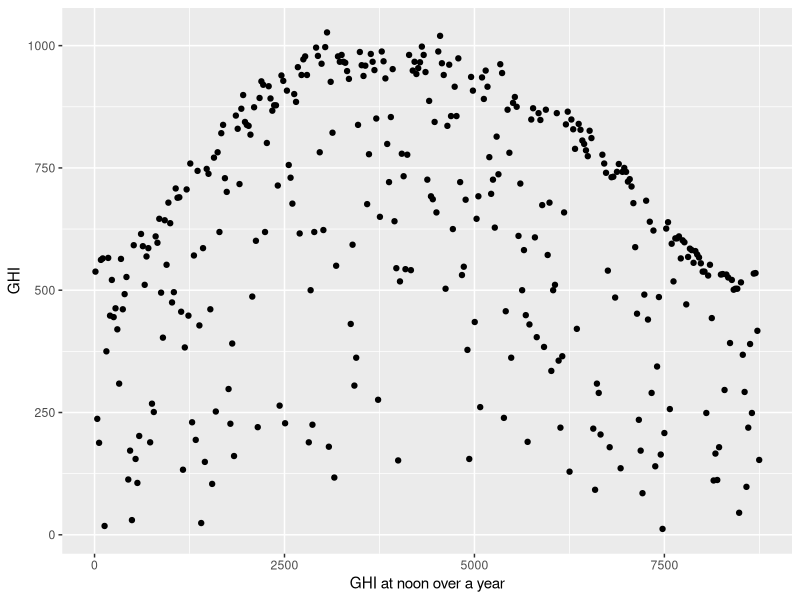
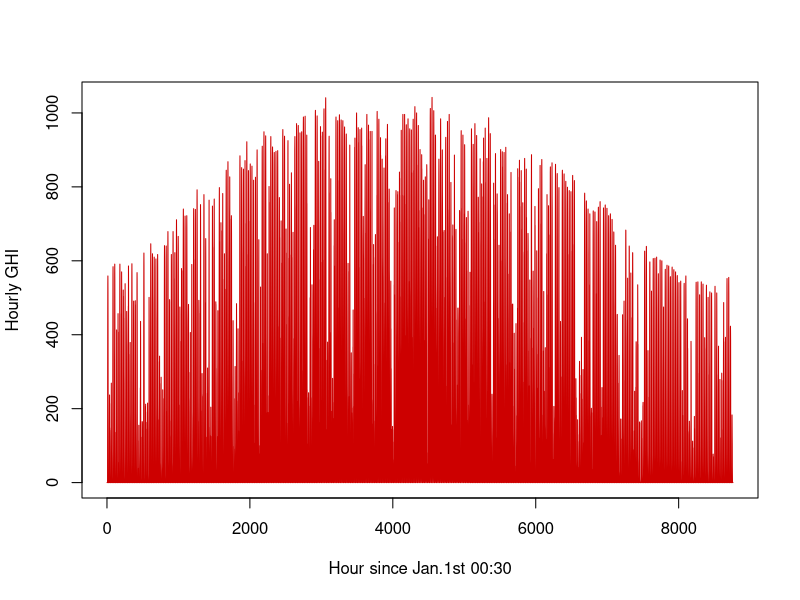
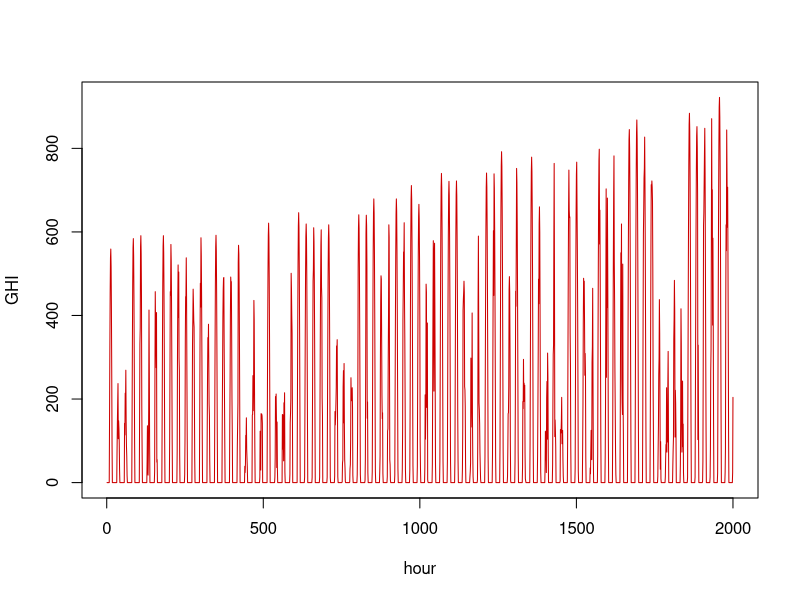
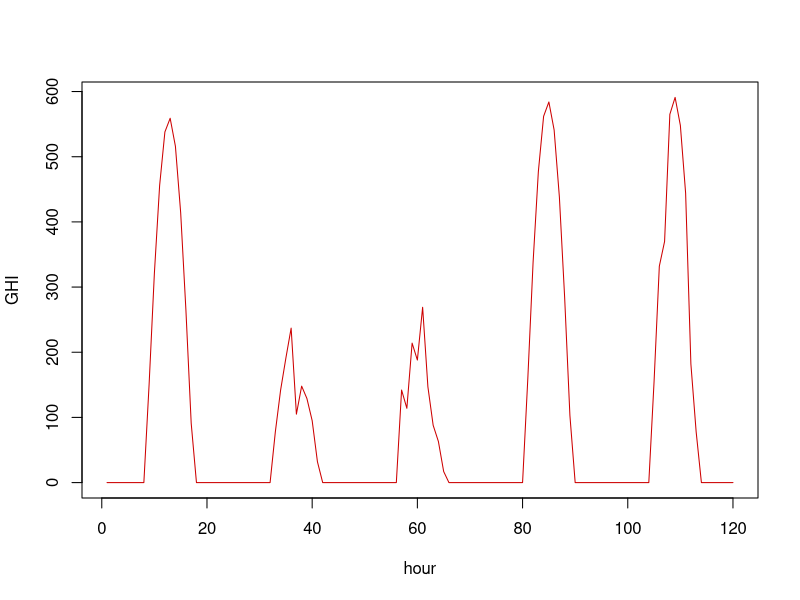
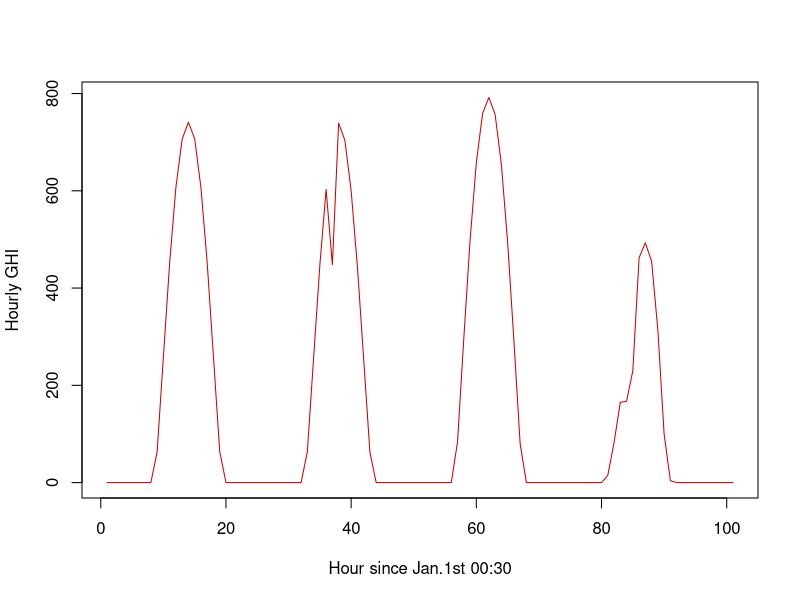
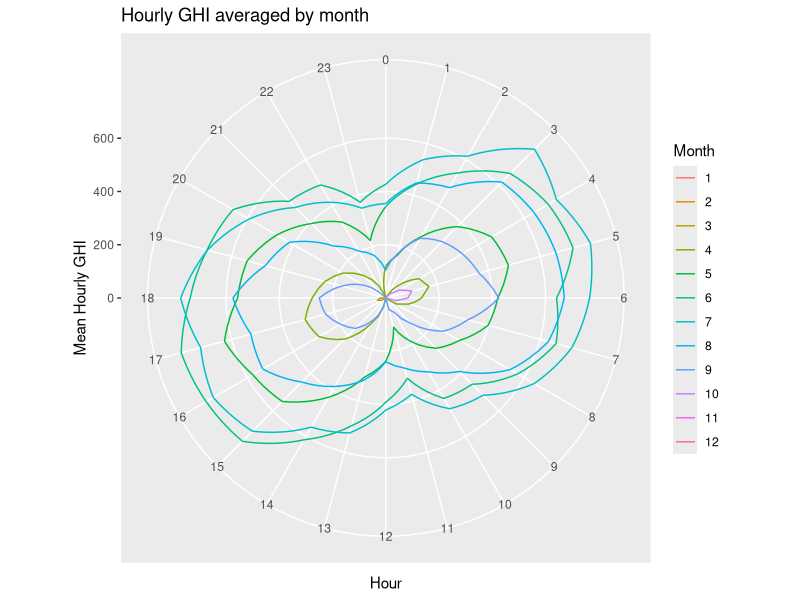
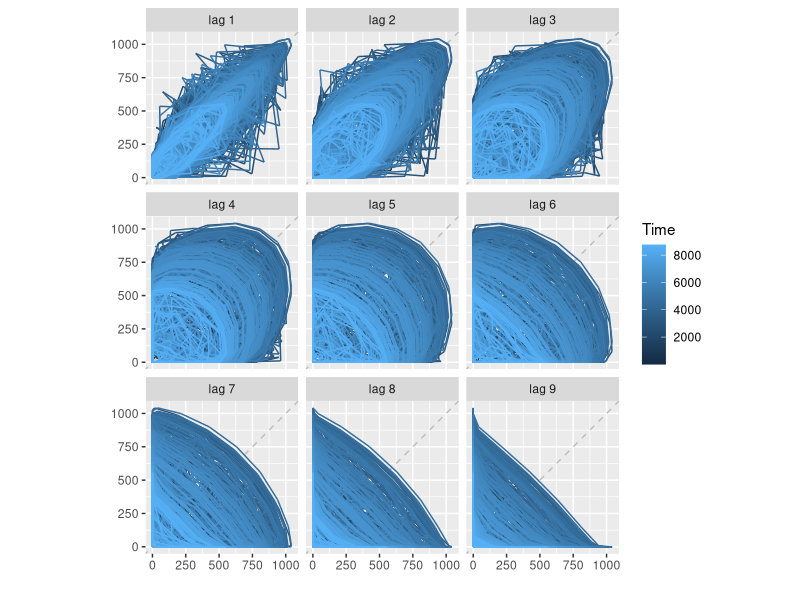
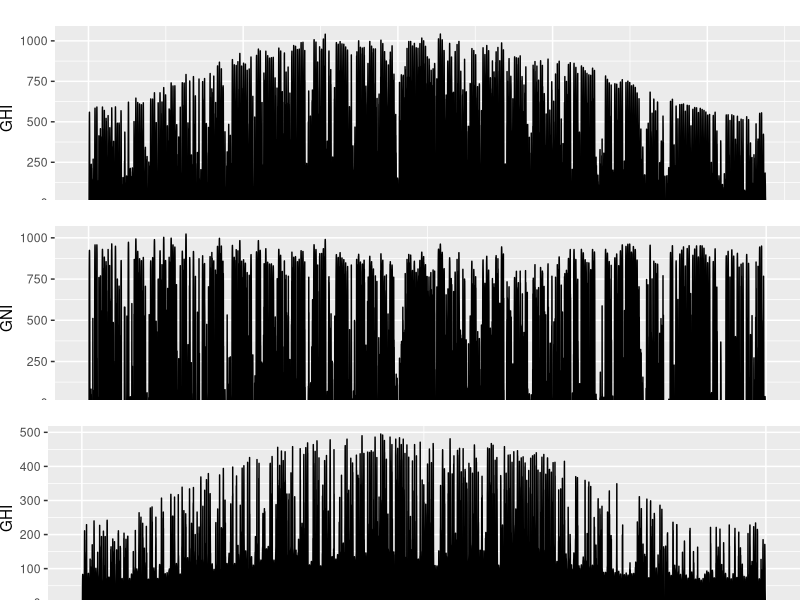

Here is the R script that generated these plots, in order: (Note: a time limit stopped this script after it produced the figures.)
## ---- chunk 1
#load library
library(tseries)
library(forecast)
library(ggplot2)
library(dplyr)
library(gridExtra)
library(GGally)
#detach("package:Metrics", unload=TRUE)
## ---- chunk 2


csv2020<- read.csv("Data/1090006_36.01_-78.94_tmy-2020.csv",stringsAsFactors = F)#,header= FALSE)
basicinfo <- csv2020[1,]
data<-csv2020[c(-1,-2),seq(1,14,1)]
data<-mutate_all(data, function(x) as.numeric(as.character(x)))
colnames(data)<- csv2020[2,seq(1,14,1)]

data$date<-paste(paste("2020",data$Month,data$Day,sep="-"), paste(data$Hour,data$Minute,sep=":"))
data$time <-strptime(data$date,format="%Y-%m-%d  %H:%M")
data[,seq(1,14,1)]<- sapply(data[,seq(1,14,1)],as.numeric)
tsGHI<-ts(data$GHI)#,frequency=24*365)
tsTemp<-ts(data$Temperature,frequency=24*365)

tsdata <- lapply(data[,seq(6,14,1)],function(t) ts(t,frequency=24*365))

GHIhead <- window(tsGHI,start=c(1,1),end=c(1,8040))
GHItail <- window(tsGHI,start=c(1,8040),end=c(1,8760))
## ---- chunk 3
GHIdf <- data.frame(GHI = tsGHI, hour = seq(1,length(tsGHI),1))
ggplot(data=GHIdf[seq(12,8760,24),],aes(x=hour,y=GHI))+geom_point()+labs(x="GHI at noon over a year")

ts.plot(tsGHI,col="red3",gpars=list(xlab="Hour since Jan.1st 00:30", ylab="Hourly GHI", lty=c(1:3)))
ts.plot(tsGHI[1:2000],col="red3",gpars=list(xlab="hour", ylab="GHI", lty=c(1:3)))
ts.plot(tsGHI[1:120],col="red3",gpars=list(xlab="hour", ylab="GHI", lty=c(1:3)))
ts.plot(tsGHI[1200:1300],col="red3",gpars=list(xlab="Hour since Jan.1st 00:30", ylab="Hourly GHI", lty=c(1:3)))
## ---- chunk 4
#just to have seasonal plot
seasonaldata <- aggregate(data[,c("DHI","DNI","GHI","Dew Point","Surface Albedo","Wind Direction","Wind Speed","Temperature" ,"Pressure")],list(data$Month,data$Hour),mean)

seasonMeanGHIts <- ts(seasonaldata$GHI,frequency = 24)
ggseasonplot(seasonMeanGHIts,polar=TRUE)+ylab("Mean Hourly GHI")+labs(title="Hourly GHI averaged by month")+scale_color_discrete(name= "Month")
## ---- chunk 5
gglagplot(tsGHI)

## ---- chunk 6
p1<-autoplot(tsGHI)+labs(y="GHI")+theme(axis.title.x = element_blank(),plot.margin = unit( c(0,0,-1.5,0) , units = "lines" ) )
p11 <-autoplot(tsdata[['DNI']])+labs(y="GNI")+theme(axis.title.x = element_blank(),plot.margin = unit( c(0,0,-1.5,0) , units = "lines" ) )
p12 <-autoplot(tsdata[['DHI']])+labs(y="GHI")+theme(axis.title.x = element_blank(),plot.margin = unit( c(0,0,-1.5,0) , units = "lines" ) )

grid.arrange(p1, p11,p12,ncol = 1)

p1<-autoplot(tsGHI)+labs(y="GHI")+theme(axis.title.x = element_blank(),plot.margin = unit( c(0,0,-0.5,0) , units = "lines" ) )
p2<-autoplot(tsTemp)+labs(y="Temp")+theme(axis.title.x = element_blank(),plot.margin = unit( c(0,0,-0.5,0) , units = "lines" ) )
p3 <-autoplot(tsdata[['Surface Albedo']])+labs(y="Surface Albedo")+theme(axis.title.x = element_blank(),plot.margin = unit( c(0,0,-0.6,0) , units = "lines" ) )
p4 <-autoplot(tsdata[['Dew Point']])+labs(y="Dew Point")+theme(plot.margin = unit( c(0,0,-0.5,0) , units = "lines" ) )
grid.arrange(p1, p2,p3,p4,ncol = 1)

p5 <-autoplot(tsdata[['Wind Direction']])+labs(y="Wind Direction")+theme(axis.title.x = element_blank(),plot.margin = unit( c(0,0,-0.5,0) , units = "lines" ) )
p6 <-autoplot(tsdata[['Wind Speed']])+labs(y="Wind Speed")+theme(plot.margin = unit( c(0,0,-0.5,0) , units = "lines" ) )



grid.arrange(p5,p6,ncol = 1)
## ---- chunk 7
qplot(data$DHI,data$GHI)+ylab("GHI (W/m^2)")+xlab("DHI")
qplot(data$DNI,data$GHI)+ylab("GHI (W/m^2)")+xlab("DNI")
qplot(data$Temperature,data$GHI)+ylab("GHI (W/m^2)")+xlab("Temperature (Celsius)")
qplot(data$`Dew Point`,data$GHI)+ylab("GHI (W/m^2)")+xlab("Dew Point")
qplot(data$`Wind Direction`,data$GHI)+ylab("GHI (W/m^2)")+xlab("Wind Direction")
qplot(data$`Wind Speed`,data$GHI)+ylab("GHI (W/m^2)")+xlab("Wind Speed")
qplot(data$Pressure,data$GHI)+ylab("GHI (W/m^2)")+xlab("Pressure")
qplot(data$`Surface Albedo`, data$GHI) +ylab("GHI (W/m^2)")+xlab("Surface Albedo")#+ geom_point(alpha = .5,colour="blue4") #+  geom_smooth(method = (y~x))


## ---- chunk 8
hist(data$`Surface Albedo`)
hist(data$`Surface Albedo`[data$`Surface Albedo`<0.8])
length(data$`Surface Albedo`[data$`Surface Albedo`>0.8])
## ---- chunk 9
data$SurfaceAlbedoLevel[data$`Surface Albedo`==0.11]<-"0.11"
data$SurfaceAlbedoLevel[data$`Surface Albedo`==0.12]<-"0.12"
data$SurfaceAlbedoLevel[data$`Surface Albedo`==0.13]<-"0.13"
data$SurfaceAlbedoLevel[data$`Surface Albedo`==0.14]<-"0.14"
data$SurfaceAlbedoLevel[data$`Surface Albedo`==0.15]<-"0.15"
data$SurfaceAlbedoLevel[data$`Surface Albedo`==0.87]<-"0.87"
data$SurfaceAlbedoLevel <- as.factor(data$SurfaceAlbedoLevel)
data$hour_since <- seq(1,8760,1)

linearmodel1 <- lm(GHI~Temperature+SurfaceAlbedoLevel+Pressure+`Dew Point`+`Wind Speed`+`Wind Direction`,data=data)
summary(linearmodel1)
plot(linearmodel1)
ggplot(data, aes(x=as.numeric(hour_since), y=linearmodel1$residual)) +
  geom_point(alpha = .5,colour="blue4") +
  geom_hline(yintercept=0,col="red3") + labs(title="Residuals vs Time")

linearmodel2 <- lm(GHI~Temperature+SurfaceAlbedoLevel+Pressure+`Dew Point`+`Wind Speed`+`Wind Direction`+Hour+Month,data=data)
summary(linearmodel2)
plot(linearmodel2)

ggplot(data, aes(x=as.numeric(time), y=linearmodel2$residual)) +
  geom_point(alpha = .5,colour="blue4") +
  geom_hline(yintercept=0,col="red3") + labs(title="Residuals vs Time")

# trend
## ---- chunk 10

## ---- chunk 11

tsGHI %>% ggtsdisplay(lag.max=80,main="Hourly GHI")
adf_test <- adf.test(tsGHI,alternative = 'stationary')
print(adf_test)

kpss_test <- kpss.test(tsGHI)
print(kpss_test)


acf(tsGHI[1:8760],lag.max=80)
pacf(tsGHI[1:8760],lag.max=80)
## ---- chunk 12
tsDiffOne <- diff(tsGHI)

autoplot(tsDiffOne)
tsDiffOne%>%ggtsdisplay()

adf_test <- adf.test(tsDiffOne,alternative = 'stationary')
print(adf_test)

kpss_test <- kpss.test(tsDiffOne)
print(kpss_test)


acf(tsDiffOne,lag.max=200)
pacf(tsDiffOne,lag.max=100)
# if only ar, lag=29 or more
# if I add auto
## ---- chunk 13
diff(tsGHI,24)%>%diff() ->   tsDiff24

tsDiff24%>%ggtsdisplay()

adf_test <- adf.test(tsDiff24,alternative = 'stationary')
print(adf_test)

kpss_test <- kpss.test(tsDiff24)
print(kpss_test)


acf(tsDiff24,lag.max=80,main="Seasonal differenceing with lag=24")
pacf(tsDiff24,lag.max=80,main="Seasonal differenceing with lag=24")
## ---- chunk 14
ggpairs(data[,c("GHI","Dew Point","Surface Albedo","Wind Direction","Wind Speed","Temperature","Pressure")])
## ---- chunk 15
# autoARmodel <- auto.arima(tsGHI,d=1,max.q=0)
# autoARmodel
armodel <- arima(tsGHI,order=c(26,1,0))#method"CSS"cross validation
armodel
## ---- chunk 16
checkresiduals(armodel)
acf(armodel$residuals,lag.max=80)
pacf(armodel$residuals,lag.max=80)
## ---- chunk 17
# refitARmodel <- arima(GHIhead,c(26,1,0))
# fcastAR <- forecast(refitARmodel,h=720)
# autoplot(GHIhead) +
#   autolayer(fcastAR, series="forecast", PI=FALSE)
# fcastAR %>% autoplot()
# accuracy(fcastAR,GHItail)
## ---- chunk 18
autoarimaModel1<-auto.arima(GHIhead)
autoarimaModel1
# fit <- Arima(tsGHI,order=c(4,1,2))
# fit
## ---- chunk 19
checkresiduals(autoarimaModel1)
acf(residuals(autoarimaModel1))
pacf(residuals(autoarimaModel1))
## ---- chunk 20
arimamodel_refit <- arima(GHIhead,order=c(4,1,2))
arimamodel_refit
arimafcast <- forecast(arimamodel_refit,h=2190)
autoplot(GHIhead) +
  autolayer(arimafcast, series="forecast", PI=FALSE)

arimafcast %>% autoplot()
accuracy(arimafcast,GHItail)

## ---- chunk 21
arma1<-auto.arima(tsDiffOne,d=0)#,order=c(4,2))
arma1
autoarimaModel1
checkresiduals(arma1)
## ---- chunk 22
arima27 <- arima(tsGHI,order =c(26,1,2))
## ---- chunk 23
checkresiduals(arima27 )
acf(arima27 $residuals,lag.max=80)
pacf(arima27 $residuals,lag.max=80)
## ---- chunk 24
arima27_refit <- arima(GHIhead,order=c(26,1,2))
arima27_refit
## ---- chunk 25
checkresiduals(arima27_refit)
acf(arima27_refit $residuals,lag.max=80)
pacf(arima27_refit  $residuals,lag.max=80)
## ---- chunk 26
autoplot(GHIhead) +
  autolayer(ar_arimafcast, series="forecast", PI=FALSE)
ar_arimafcast %>% autoplot()
accuracy(ar_arimafcast,GHItail)

## ---- chunk 27
xreg <- cbind(Temp=data$Temperature,DewPoint=data$`Dew Point`,SurfaceAlbedoLevel=data$SurfaceAlbedoLevel,WindDir =data$`Wind Direction`,WindSpeed=data$`Wind Speed`)

model1_predictor <- auto.arima(data$GHI,xreg = xreg)
model1_predictor
## ---- chunk 28
checkresiduals(model1_predictor)
acf(residuals(model1_predictor))
pacf(residuals(model1_predictor))
## ---- chunk 29
datahead <- data[1:8040,]
datatail <- data[8040:8760,]
xreg <- cbind(Temp=datahead$Temperature,DewPoint=datahead$`Dew Point`,SurfaceAlbedoLevel=datahead$SurfaceAlbedoLevel,WindDir =datahead$`Wind Direction`,WindSpeed=datahead$`Wind Speed`)

refit_predictor <- Arima(GHIhead, order=c(4,1,2),xreg = xreg)
checkresiduals(refit_predictor,lag.max=100)
arimapredictorfcast <- forecast(refit_predictor,
  xreg = cbind(Temp=datatail$Temperature,DewPoint=datatail$`Dew Point`,SurfaceAlbedoLevel=datatail$SurfaceAlbedoLevel,WindDir=datatail$`Wind Direction`,WindSpeed=datatail$`Wind Speed`
    ))
autoplot(GHIhead) +
  autolayer(arimapredictorfcast, series="forecast", PI=FALSE)

arimapredictorfcast %>% autoplot(ylab="Hourly GHI")
accuracy(arimapredictorfcast,GHItail)


## ---- chunk 30
# tsDiff24
tsDiff24 %>%ggtsdisplay(lag.max=100)
acf(tsDiff24,lag.max=100)
pacf(tsDiff24,lag.max=100)
## ---- chunk 31
seasonaldiffARIMA2 <- Arima(tsGHI,order=c(1,1,3),seasonal=list(order=c(1,1,1),period=24))
seasonaldiffARIMA2
checkresiduals(seasonaldiffARIMA2,lag=80)
acf(seasonaldiffARIMA2$residuals,lag.max=80)
pacf(seasonaldiffARIMA2$residuals,lag.max=80)
## ---- chunk 32
seasonaldiffARIMA1 <- Arima(tsGHI,order=c(4,1,3),seasonal=list(order=c(1,1,1),period=24))
seasonaldiffARIMA1
checkresiduals(seasonaldiffARIMA1,lag.max=100)
acf(seasonaldiffARIMA1$residuals,lag.max=80)
pacf(seasonaldiffARIMA1$residuals,lag.max=80)
## ---- chunk 33
seasonaldiffARIMA2 <- Arima(tsGHI,order=c(5,1,3),seasonal=list(order=c(1,1,1),period=24))
seasonaldiffARIMA2
checkresiduals(seasonaldiffARIMA2,lag=80)
acf(seasonaldiffARIMA2$residuals,lag.max=80)
pacf(seasonaldiffARIMA2$residuals,lag.max=80)
## ---- chunk 34
seasonaldiffARIMA2 <- Arima(tsGHI,order=c(7,1,3),seasonal=list(order=c(1,1,1),period=24))
seasonaldiffARIMA2
checkresiduals(seasonaldiffARIMA2,lag=80)
acf(seasonaldiffARIMA2$residuals,lag.max=80)
pacf(seasonaldiffARIMA2$residuals,lag.max=80)
## ---- chunk 35
seasonalarimamodel_refit <- Arima(GHIhead,order=c(4,1,3),seasonal=list(order=c(1,1,1),period=24))
seasonalarimamodel_refit
checkresiduals(seasonalarimamodel_refit,lag.max=100)
## ---- chunk 36
seasonalarimafcast <- forecast(seasonalarimamodel_refit,h=30*24)
autoplot(GHIhead) +
  autolayer(seasonalarimafcast, series="forecast", PI=FALSE)

seasonalarimafcast %>% autoplot()
accuracy(seasonalarimafcast,GHItail)
## ---- chunk 37
dayahead_train <- window(mstsGHI,start=c(1,1),end=c(1,8736))
dayahead_test <- window(mstsGHI,start=c(1,8736),end=c(1,8760))
dayaheadGHI_refit <- Arima(dayahead_train,order=c(4,1,3),seasonal=list(order=c(1,1,1),period=24))
# mstsGHI_refit<-mstsGHI_refit["model"]$model
dayahead_fcast <-forecast(dayaheadGHI_refit,h=24)
autoplot(dayahead_train) +
  autolayer(dayahead_fcast, series="forecast", PI=FALSE)
dayahead_fcast %>% autoplot()+theme(axis.title.x=element_blank(),axis.text.x=element_blank(),axis.ticks.x=element_blank())
#+scale_x_date(limits =  as.Date(c("01-01", "12-31"),"%m-%d"))#,minor_breaks = as.Date(c("01-01", "04-01",\"08-01", "12-01"),"%m-%d"))

accuracy(dayahead_fcast,dayahead_test)

dayahead <- data.frame(hour=seq(0,23,1),ghi=dayahead_fcast$mean,ghi_actual = tsGHI[8737:8760])

ggplot(dayahead,aes(x=hour,y=ghi,color="predicted"))+geom_point()+geom_point(aes(x=hour,y=ghi_actual,color="expected"))+geom_smooth()+labs(title="One-day-ahead forecast for Dec.31st",y="Hourly GHI")
## ---- chunk 38
mstsGHI<-msts(data$GHI,seasonal.periods = c(24,8760/12))#first is the daily seasonality, then the monthly: period1 =24 hours, period2 = 24*30 =8760/12
mstlGHI <- mstl(mstsGHI)
mstlGHI %>% autoplot()
mstsGHI_train <- window(mstsGHI,start=c(1,1),end=c(1,8040))
mstlGHI_train <- mstl(mstsGHI_train)
mstlGHI_train %>% autoplot()
mstsGHI_test <- window(mstsGHI,start=c(1,8040),end=c(1,8760))

adjusted<- mstlGHI_train%>%seasadj()
adjustedDiff1 <- diff(adjusted)
acf(adjustedDiff1,lag.max=80)
pacf(adjustedDiff1,lag.max=80)

## ---- chunk 39
adjusted_model <- auto.arima(adjusted)
checkresiduals(adjustedModel,lag.max=150)
## ---- chunk 40
adjustedModel <- Arima(adjusted,order=c(2,1,2))
adjustedModel

## ---- chunk 41
seasonalSTL0<-stlm(mstsGHI_train,modelfunction=Arima,order=c(5,1,2))#,seasonal=list(order=c(2,0,0),period=24))
seasonalSTLmodel0<-seasonalSTL0$model
seasonalSTLmodel0
checkresiduals(seasonalSTLmodel0,lag.max=150)
acf(residuals(seasonalSTLmodel0),lag.max=100)
AIC(seasonalSTL0$model)
ms_fcast <-forecast(seasonalSTL0,h=720)
ms_fcast%>%autoplot()
accuracy(ms_fcast,mstsGHI_test)
## ---- chunk 42
monthahead <- data.frame(hour=seq(1,720,1),ghi=ms_fcast$mean,ghi_actual = mstsGHI[8041:8760])

ggplot(monthahead,aes(x=hour,y=ghi,color="predicted"))+geom_point()+geom_point(aes(x=hour,y=ghi_actual,color="expected"))+geom_smooth()+labs(title="One-day-ahead forecast for Dec.31st",y="Hourly GHI")
## ---- chunk 43
dayahead_train <- window(mstsGHI,start=c(1,1),end=c(1,8592))
dayahead_test <- window(mstsGHI,start=c(1,8592),end=c(1,8760))
dayaheadGHI_refit <- stlm(dayahead_train,modelfunction=Arima,order=c(5,1,2))
# mstsGHI_refit<-mstsGHI_refit["model"]$model
dayahead_fcast <-forecast(dayaheadGHI_refit,h=24*7)
autoplot(dayahead_train) +
  autolayer(dayahead_fcast, series="forecast", PI=FALSE)
dayahead_fcast %>% autoplot()+theme(axis.title.x=element_blank(),axis.text.x=element_blank(),axis.ticks.x=element_blank())
#+scale_x_date(limits =  as.Date(c("01-01", "12-31"),"%m-%d"))#,minor_breaks = as.Date(c("01-01", "04-01",\"08-01", "12-01"),"%m-%d"))

accuracy(dayahead_fcast,dayahead_test)

dayahead <- data.frame(hour=seq(1,24*7,1),ghi=dayahead_fcast$mean,ghi_actual = tsGHI[8593:8760])
dayahead$ghi[dayahead$ghi<0] <- 0
ggplot(dayahead,aes(x=hour,y=ghi,color="predicted"))+geom_line(lwd=1.5)+geom_line(aes(x=hour,y=ghi_actual,color="actual"),lwd=1)+labs(title="One-week-ahead forecast for Dec.24th-31st",y="Hourly GHI")#+geom_smooth()
## ---- chunk 44
seasonalmodel2<-stlm(mstsGHI_train,modelfunction=Arima,order=c(4,1,2))
modelOnAdjusted2<-seasonalmodel2["model"]$model
modelOnAdjusted2
checkresiduals(seasonalmodel2)
acf(residuals(seasonalmodel2),lag.max=80)+theme(axis.title.x=element_blank(),axis.text.x=element_blank(),axis.ticks.x=element_blank())
pacf(residuals(seasonalmodel2),lag.max=80)+theme(axis.title.x=element_blank(),axis.text.x=element_blank(),axis.ticks.x=element_blank())

forecast(seasonalmodel2,h=720)%>%autoplot()
